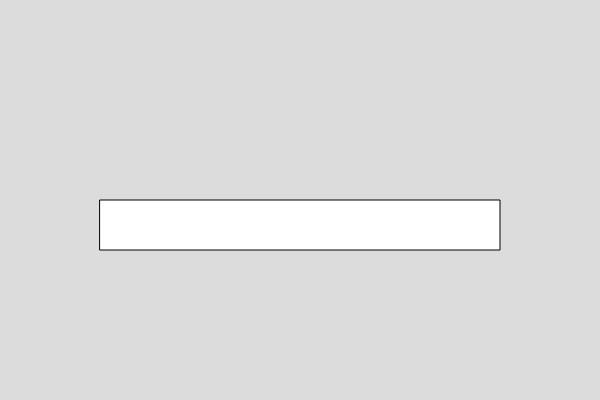
Frame 1 (no input)
Frame 60 (no input): identical to frame 1, image omitted
Frame 120 (the mouse pressed at the canvas centre since frame 60): identical to frame 1, image omitted

The p5.js sketch that drew this single still picture (run headless with seeded random() and noise() and a simulated clock; from frame 60 on, the mouse is pressed at the canvas centre):

// p5.js sketch
// ── sketch.js
var box1;

function setup() {
  createCanvas(600, 400);
  box1 = new Box();
  box1.widthBox(400);
}

function draw() {
  background(220);

  box1.show();
}


// ── box.js
class Box
  {
    constructor()
    {
      this.x =100;
      this.y = 200
      this.w = 50;
      this.h = 50;
    }
    
    show()
    {
      rect(this.x,this.y,this.w,this.h)
    }
    
    //write function to set the width of the box

    widthBox(w){
      this.w = w;

    }

  }

  
